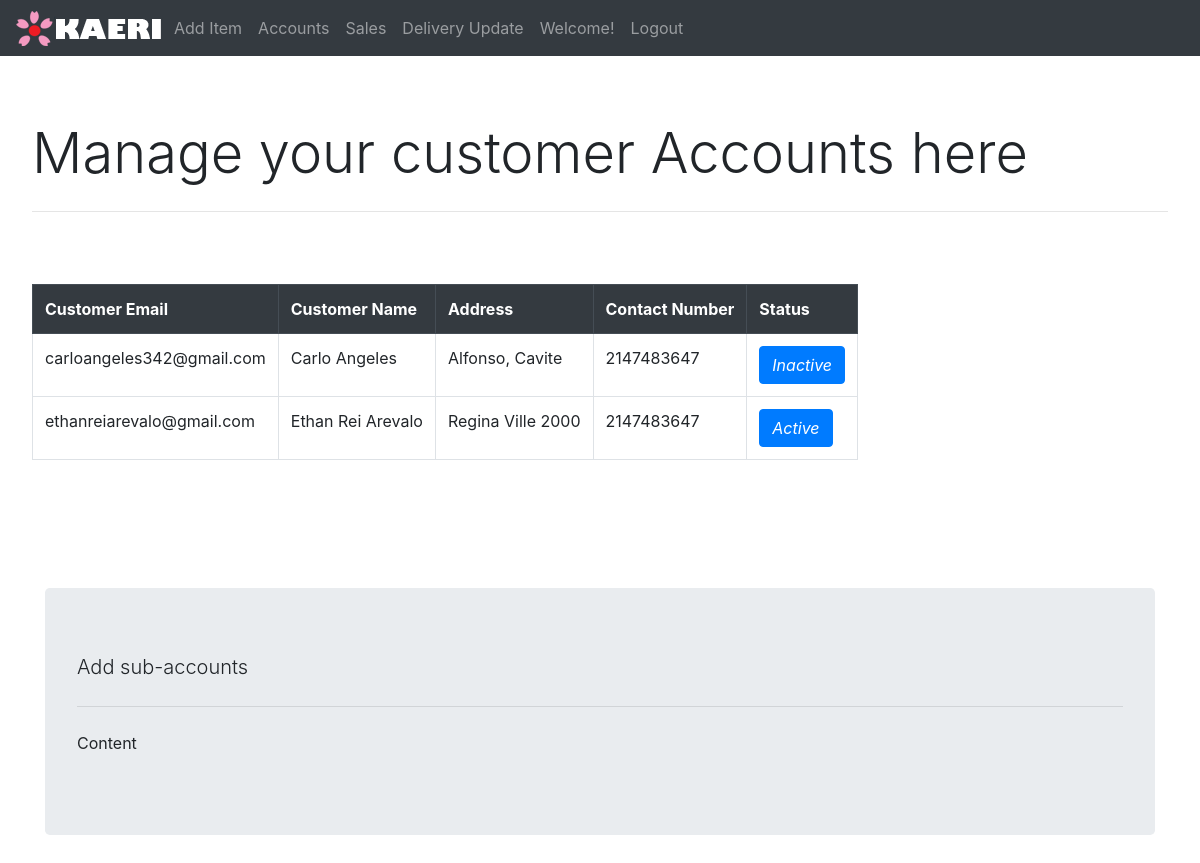
The page /admin/accounts.php on the database as committed earlier.
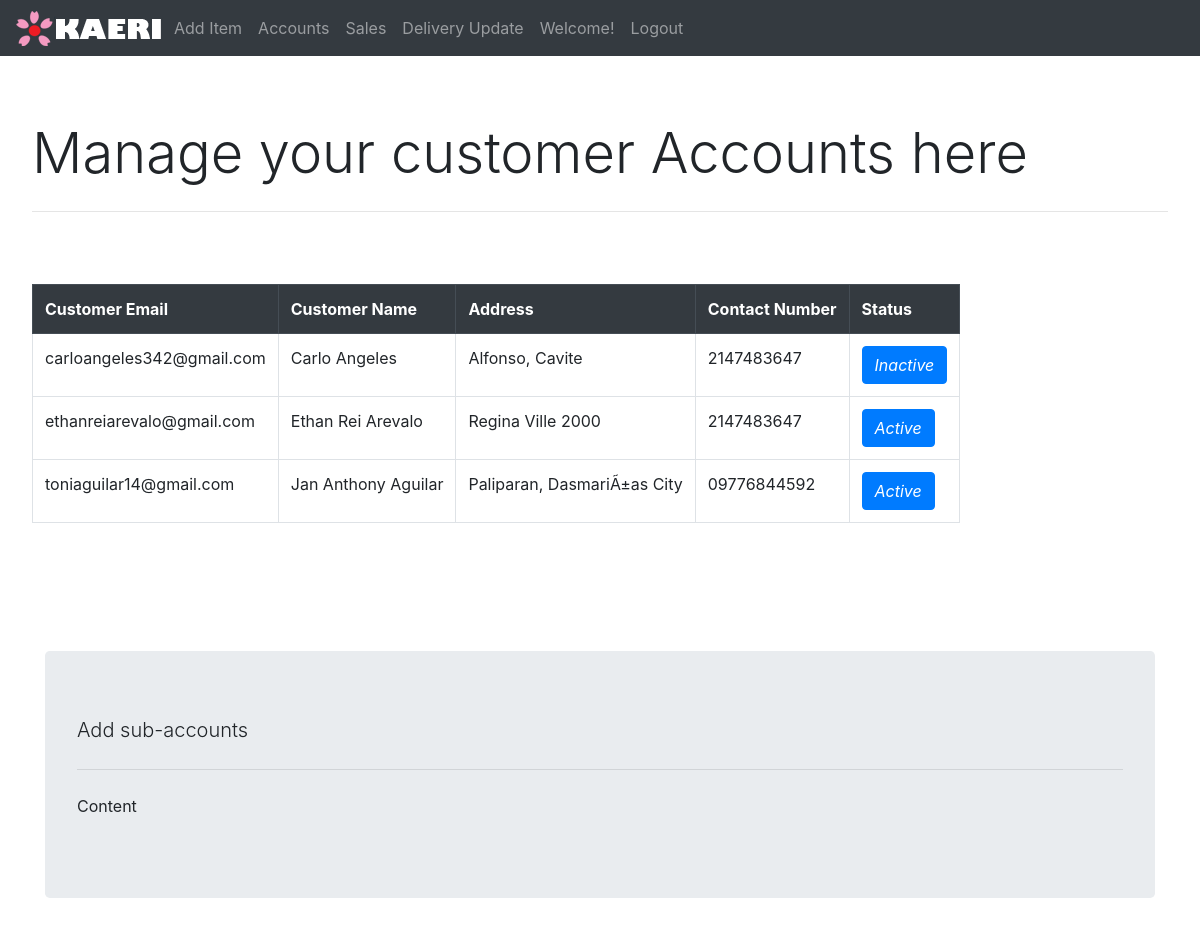
The same page on the database as committed later.
### tables this page shows
CREATE TABLE `useraccounts` (
  `userID` int(11) NOT NULL,
  `userEmail` varchar(50) NOT NULL,
  `userPassword` varchar(50) NOT NULL,
  `userType` varchar(50) NOT NULL,
  `status` varchar(8) NOT NULL
);

CREATE TABLE `userdetails` (
  `email` varchar(50) NOT NULL,
  `fName` varchar(50) NOT NULL,
  `lName` varchar(50) NOT NULL,
  `address` varchar(100) NOT NULL,
  `contactNo` varchar(12) NOT NULL,
  `birthdate` date NOT NULL,
  `sex` varchar(10) NOT NULL
);

### admin/accounts.php (the view, shortened to what this page needs)
<!DOCTYPE html>
<html lang="en">
<head>
    <?php include('css.php');?>
</head>
<body>
    <header>
        <?php include('nav.php');?>
    </header>
    <section class="jumbotron bg-transparent">
        <h1 class="display-4">Manage your customer Accounts here</h1>
        <hr class="my-4">
        <div class="table table-responsive">
            <table class="table table-responsive table-bordered w-100">
                <tr class="thead-dark">
                    <th>
                        Customer Email
                    </th>
                    <th>
                        Customer Name
                    </th>
                    <th>
                        Address
                    </th>
                    <th>
                        Contact Number
                    </th>
                    <th>
                        Status
                    </th>
                </tr>
                <div id="card" class="col-xl-9  mt-5 overflow-hidden">
            <div class="container">
                <div class="row justify-content-center">
                <?php
                    include('../connection.php');
                    $getItems = "SELECT * FROM useraccounts INNER JOIN userdetails ON useraccounts.userEmail = userdetails.email where useraccounts.userType = 'user'";
                    $result = mysqli_query($connection, $getItems);
                    if(mysqli_num_rows($result) > 0){
                        while($row = mysqli_fetch_array($result)){
                    ?>
                        <tr>
                            <td>
                                <?php echo $row['userEmail']; ?>
                            </td>
                            <td>
                                <?php $name = $row['fName']." ".$row['lName'];
                                echo $name; ?>
                            </td>
                            <td>
                                <?php echo $row['address']; ?>
                            </td>
                            <td>
                                <?php echo $row['contactNo']; ?>
                            </td>
                            <td>
                                <button class="btn btn-primary"><i><?php echo $row['status']?></i></button>
                            </td>
                        </tr>
                    <?php
                        }}
                    ?>
                </div>
            </div>
        </div>
            </table>
        </div>
    </section>
    <section class="container">
    <div class="jumbotron">
        <p class="lead">Add sub-accounts</p>
        <hr class="my-4">
        <p>Content</p>
    </div>
    </section>
</body>
</html>

Rows that differ between the two databases and show on the page:
added useraccounts: userEmail "toniaguilar14@gmail.com", userdetails.fName+lName "Jan Anthony Aguilar", userdetails.address "Paliparan, DasmariÃ±as City", userdetails.contactNo "09776844592", status "Active"
